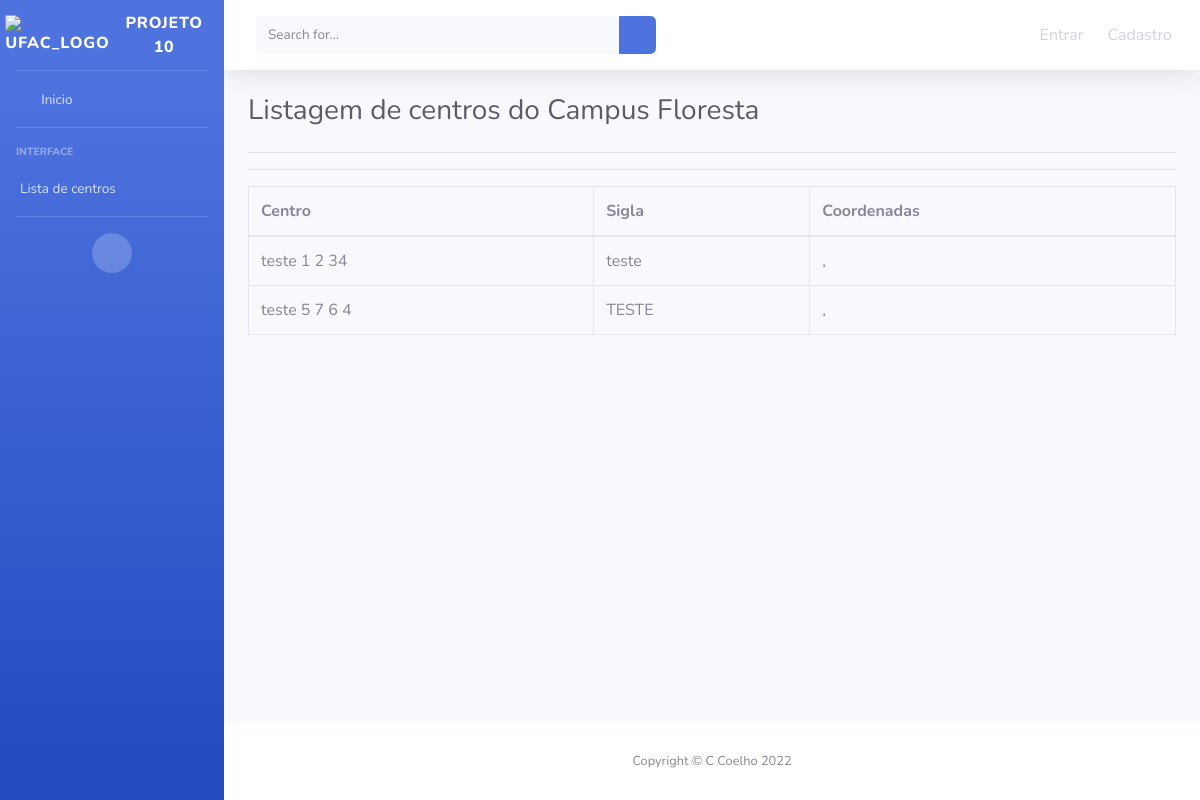
Page /listagem_fl/ on the earlier database version.
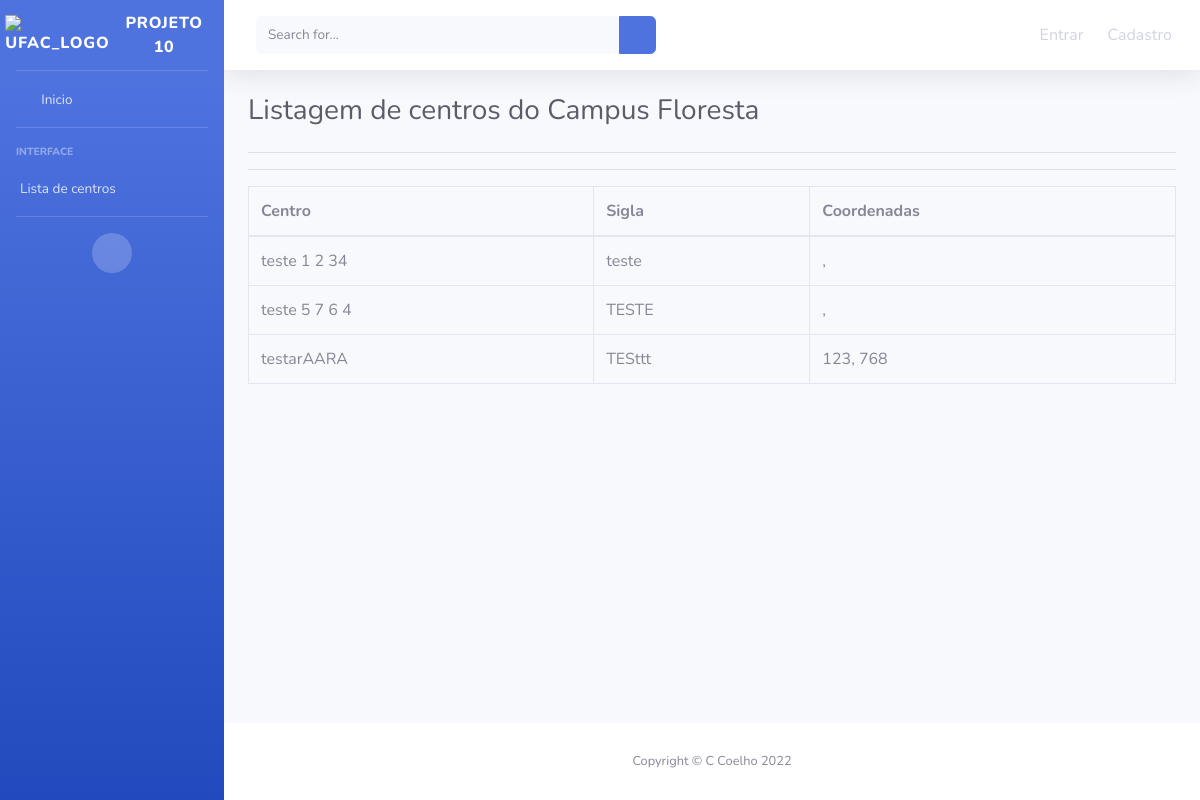
Same page on the later database version.
### cadastro_centros/models.py (models this page shows, shortened)
class Centros_Floresta(models.Model):
    nome_centro_fl = models.CharField('Digite o nome o centro', max_length=100)
    sigla_centro_fl  = models.CharField('Digite a sigla do centro', max_length=15)
    latitude_fl = models.CharField('Digite a latitude', max_length=25, default='')
    longitude_fl = models.CharField('Digite a longitude', max_length=25, default='')

### cadastro_centros/views.py (the view)
# urls.py: path('listagem_fl/', CentrosListagemFl.as_view(), name='listagem_fl'),
class CentrosListagemFl(ListView):
    model = Centros_Floresta
    template_name = 'cadastro_centros/listar_cadastro_floresta.html'

### templates/cadastro_centros/listar_cadastro_floresta.html (shortened to what this page needs)
{% extends 'base.html' %}
{% load static %}
        {% load crispy_forms_tags %}
        {% block conteudo %}
            <h1 class="h3 mb-4 text-gray-800">Listagem de centros do Campus Floresta</h1>
            <hr>
                <hr>
                <table class="table table-bordered" id="dataListagens" width="100%" cellspacing="0">                    <thead >
                        <tr>
                            <th>Centro</th>
                            <th>Sigla</th>
                            <th>Coordenadas</th>
                        </tr>
                    </thead>
                    <tbody>
                        {% for item in object_list %}
                        <tr>
                            <td scope="row">{{ item.nome_centro_fl}}</td>
                            <td>{{item.sigla_centro_fl}}</td>
                            <td>{{item.latitude_fl}}, {{item.longitude_fl}}</td>
                        </tr>
                        {% empty %}
                            nada foi registrado
                        {% endfor %}
                    </tbody>
                </table>
        {% endblock %}

Differences in the rows shown:
added Centros_Floresta: nome_centro_fl "testarAARA", sigla_centro_fl "TESttt", latitude_fl "123", longitude_fl "768"
